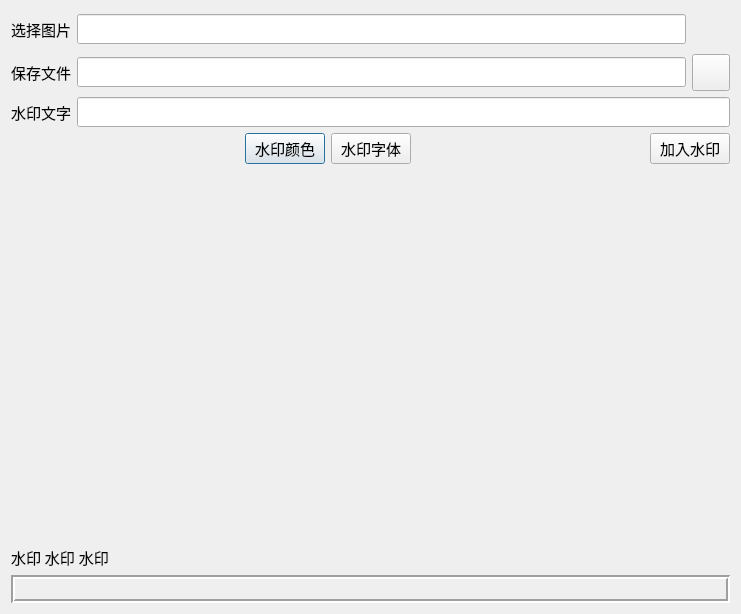
<?xml version="1.0" encoding="UTF-8"?>
<ui version="4.0">
 <class>Dialog</class>
 <widget class="QDialog" name="Dialog">
  <property name="geometry">
   <rect>
    <x>0</x>
    <y>0</y>
    <width>741</width>
    <height>614</height>
   </rect>
  </property>
  <property name="font">
   <font>
    <family>微软雅黑</family>
    <pointsize>11</pointsize>
   </font>
  </property>
  <property name="windowTitle">
   <string>图片添加水印</string>
  </property>
  <layout class="QVBoxLayout" name="verticalLayout">
   <item>
    <layout class="QHBoxLayout" name="horizontalLayout">
     <item>
      <widget class="QLabel" name="label">
       <property name="text">
        <string>选择图片</string>
       </property>
      </widget>
     </item>
     <item>
      <widget class="QLineEdit" name="le_file_src"/>
     </item>
     <item>
      <widget class="QToolButton" name="tb_open_file">
       <property name="toolTip">
        <string extracomment="打开文件选择框"/>
       </property>
       <property name="styleSheet">
        <string notr="true">border-image:url(./res/images/points.png)</string>
       </property>
       <property name="icon">
        <iconset>
         <normaloff>C:/Users/big/.designer/backup/res/images/points.png</normaloff>C:/Users/big/.designer/backup/res/images/points.png</iconset>
       </property>
       <property name="iconSize">
        <size>
         <width>30</width>
         <height>30</height>
        </size>
       </property>
       <property name="autoRaise">
        <bool>true</bool>
       </property>
       <property name="arrowType">
        <enum>Qt::NoArrow</enum>
       </property>
      </widget>
     </item>
    </layout>
   </item>
   <item>
    <layout class="QHBoxLayout" name="horizontalLayout_2">
     <item>
      <widget class="QLabel" name="label_4">
       <property name="text">
        <string>保存文件</string>
       </property>
      </widget>
     </item>
     <item>
      <widget class="QLineEdit" name="le_file_dst"/>
     </item>
     <item>
      <widget class="QToolButton" name="tb_save_file">
       <property name="toolTip">
        <string extracomment="打开文件选择框"/>
       </property>
       <property name="styleSheet">
        <string notr="true">border-image:url(./res/images/points.png)</string>
       </property>
       <property name="icon">
        <iconset>
         <normaloff>C:/Users/big/.designer/backup/res/images/points.png</normaloff>C:/Users/big/.designer/backup/res/images/points.png</iconset>
       </property>
       <property name="iconSize">
        <size>
         <width>30</width>
         <height>30</height>
        </size>
       </property>
       <property name="autoRepeat">
        <bool>false</bool>
       </property>
       <property name="autoRaise">
        <bool>false</bool>
       </property>
      </widget>
     </item>
    </layout>
   </item>
   <item>
    <layout class="QHBoxLayout" name="horizontalLayout_3">
     <item>
      <widget class="QLabel" name="label_2">
       <property name="text">
        <string>水印文字</string>
       </property>
      </widget>
     </item>
     <item>
      <widget class="QLineEdit" name="le_watermark"/>
     </item>
    </layout>
   </item>
   <item>
    <layout class="QHBoxLayout" name="horizontalLayout_4">
     <item>
      <spacer name="horizontalSpacer">
       <property name="orientation">
        <enum>Qt::Horizontal</enum>
       </property>
       <property name="sizeHint" stdset="0">
        <size>
         <width>40</width>
         <height>20</height>
        </size>
       </property>
      </spacer>
     </item>
     <item>
      <widget class="QPushButton" name="pb_color_dlg">
       <property name="text">
        <string>水印颜色</string>
       </property>
       <property name="flat">
        <bool>false</bool>
       </property>
      </widget>
     </item>
     <item>
      <widget class="QPushButton" name="pb_font_dlg">
       <property name="text">
        <string>水印字体</string>
       </property>
       <property name="flat">
        <bool>false</bool>
       </property>
      </widget>
     </item>
     <item>
      <spacer name="horizontalSpacer_2">
       <property name="orientation">
        <enum>Qt::Horizontal</enum>
       </property>
       <property name="sizeHint" stdset="0">
        <size>
         <width>40</width>
         <height>20</height>
        </size>
       </property>
      </spacer>
     </item>
     <item>
      <widget class="QPushButton" name="pb_add_watermard">
       <property name="text">
        <string>加入水印</string>
       </property>
       <property name="flat">
        <bool>false</bool>
       </property>
      </widget>
     </item>
    </layout>
   </item>
   <item>
    <spacer name="verticalSpacer">
     <property name="orientation">
      <enum>Qt::Vertical</enum>
     </property>
     <property name="sizeHint" stdset="0">
      <size>
       <width>20</width>
       <height>40</height>
      </size>
     </property>
    </spacer>
   </item>
   <item>
    <widget class="QLabel" name="lb_water">
     <property name="mouseTracking">
      <bool>true</bool>
     </property>
     <property name="acceptDrops">
      <bool>true</bool>
     </property>
     <property name="autoFillBackground">
      <bool>false</bool>
     </property>
     <property name="text">
      <string>水印 水印 水印</string>
     </property>
    </widget>
   </item>
   <item>
    <widget class="QLabel" name="label_img">
     <property name="cursor">
      <cursorShape>SizeAllCursor</cursorShape>
     </property>
     <property name="acceptDrops">
      <bool>false</bool>
     </property>
     <property name="frameShape">
      <enum>QFrame::Box</enum>
     </property>
     <property name="frameShadow">
      <enum>QFrame::Sunken</enum>
     </property>
     <property name="lineWidth">
      <number>2</number>
     </property>
     <property name="text">
      <string/>
     </property>
     <property name="textFormat">
      <enum>Qt::AutoText</enum>
     </property>
     <property name="pixmap">
      <pixmap>C:/Users/big/.designer/backup/res/background/bk9.jpg</pixmap>
     </property>
     <property name="scaledContents">
      <bool>false</bool>
     </property>
     <property name="alignment">
      <set>Qt::AlignCenter</set>
     </property>
    </widget>
   </item>
  </layout>
 </widget>
 <resources/>
 <connections/>
 <slots>
  <slot>slot_text_edited()</slot>
  <slot>slot_btn_clicked()</slot>
  <slot>slot_font_selected()</slot>
 </slots>
</ui>
